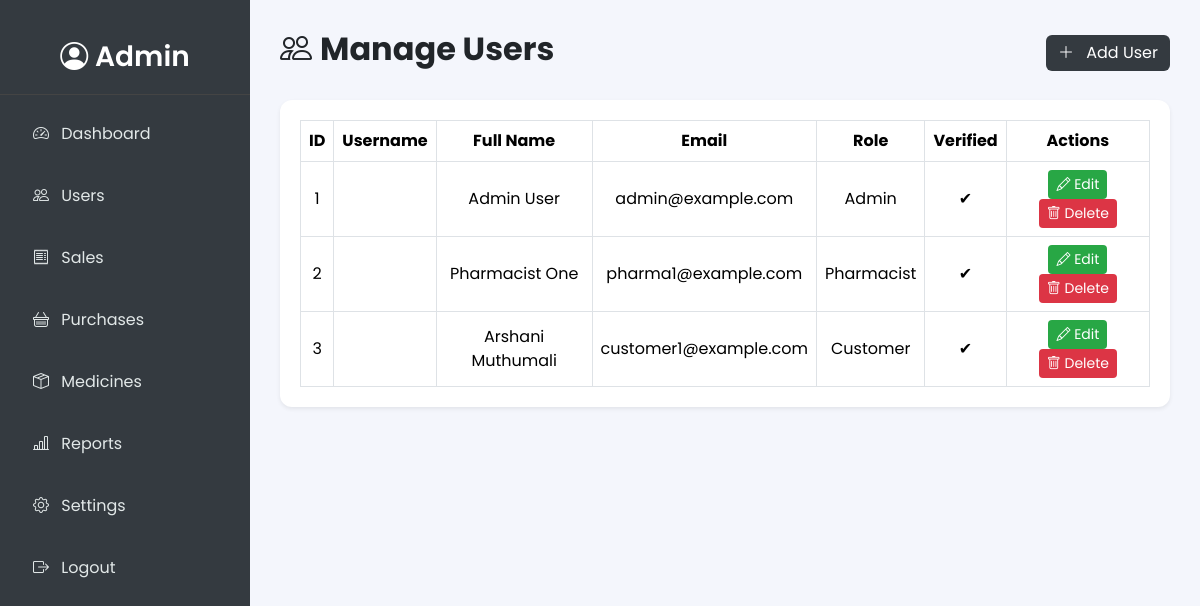
The page /users.php on the database its author committed.
### tables this page shows
CREATE TABLE IF NOT EXISTS users (
    user_id INT AUTO_INCREMENT PRIMARY KEY,
    username VARCHAR(50) NOT NULL UNIQUE,
    password VARCHAR(255) NOT NULL,
    full_name VARCHAR(100) NOT NULL,
    email VARCHAR(100) NOT NULL UNIQUE,
    role ENUM('Admin','Pharmacist','Customer') NOT NULL,
    is_verified TINYINT(1) DEFAULT 0,
    created_at TIMESTAMP DEFAULT CURRENT_TIMESTAMP
);

### users.php (the view, shortened to what this page needs)
<?php
include "connect.php";
$stmt = $conn->query("SELECT * FROM users ORDER BY user_id ASC");
$users = $stmt->fetchAll(PDO::FETCH_ASSOC);
?>
<!DOCTYPE html>
<html lang="en">
<head>
  <link href="https://cdn.jsdelivr.net/npm/bootstrap@5.3.2/dist/css/bootstrap.min.css" rel="stylesheet">
  <link href="https://cdn.jsdelivr.net/npm/bootstrap-icons@1.11.1/font/bootstrap-icons.css" rel="stylesheet">
</head>
<body>
<div class="sidebar">
  <h3><i class="bi bi-person-circle"></i> Admin</h3>
  <a href="Admin_dashboard.php"><i class="bi bi-speedometer2 me-2"></i> Dashboard</a>
  <a href="users.php"><i class="bi bi-people me-2"></i> Users</a>
  <a href="Admin_sales.php"><i class="bi bi-receipt me-2"></i> Sales</a>
  <a href="Admin_purchases.php"><i class="bi bi-basket me-2"></i> Purchases</a>
  <a href="Admin_medicines.php"><i class="bi bi-box-seam me-2"></i> Medicines</a>
  <a href="Admin_reports.php"><i class="bi bi-bar-chart-line me-2"></i> Reports</a>
  <a href="settings.php"><i class="bi bi-gear me-2"></i> Settings</a>
  <a href="home.php"><i class="bi bi-box-arrow-right me-2"></i> Logout</a>
</div>
<div class="content">
  <div class="d-flex justify-content-between align-items-center mb-4">
    <h2 class="fw-bold"><i class="bi bi-people me-2"></i>Manage Users</h2>
    <a href="add_user.php" class="btn btn-primary"><i class="bi bi-plus-lg me-2"></i> Add User</a>
  </div>
  <div class="card shadow-sm">
    <div class="table-responsive">
      <table class="table table-bordered table-hover text-center align-middle mb-0">
        <thead>
          <tr>
            <th>ID</th>
            <th>Username</th>
            <th>Full Name</th>
            <th>Email</th>
            <th>Role</th>
            <th>Verified</th>
            <th>Actions</th>
          </tr>
        </thead>
        <tbody>
          <?php if ($users): ?>
            <?php foreach ($users as $row): ?>
              <tr>
                <td><?= $row['user_id'] ?></td>
                <td><?= htmlspecialchars($row['user_name']) ?></td>
                <td><?= htmlspecialchars($row['full_name']) ?></td>
                <td><?= htmlspecialchars($row['email']) ?></td>
                <td><?= htmlspecialchars($row['role']) ?></td>
                <td><?= $row['is_verified'] ? "✔" : "❌" ?></td>
                <td>
                  <a href="edit_user.php?id=<?= $row['user_id'] ?>" class="btn btn-success btn-sm"><i class="bi bi-pencil"></i> Edit</a>
                  <a href="users.php?delete=<?= $row['user_id'] ?>" class="btn btn-danger btn-sm" onclick="return confirm('Delete this user?');"><i class="bi bi-trash"></i> Delete</a>
                </td>
              </tr>
            <?php endforeach; ?>
          <?php else: ?>
            <tr><td colspan="7" class="text-center text-muted">No users found</td></tr>
          <?php endif; ?>
        </tbody>
      </table>
    </div>
  </div>
</div>
</body>
</html>

### users.php (style rules this page uses)
body { font-family: 'Poppins', sans-serif; min-height: 100vh; display: flex; background-color: #f4f6fc; margin: 0; }
.sidebar { width: 250px; background-color: #343a40; color: #fff; display: flex; flex-direction: column; position: fixed; top: 0; bottom: 0; padding-top: 20px; }
.sidebar h3 { text-align: center; font-weight: 600; padding: 20px 0; border-bottom: 1px solid #444; }
.sidebar a { color: #e2e8e8ff; text-decoration: none; display: block; padding: 15px 25px; font-size: 1rem; margin: 4px 8px; border-radius: 8px; transition: background 0.3s, color 0.3s; }
.content { flex: 1; margin-left: 250px; padding: 30px; }
table th { background: #212529; color: #fff; }
.card { border-radius: 12px; border: none; padding: 20px; }
.btn-primary { background-color: #343a40; border: none; color: #fff; }
.btn-success { background-color: #28a745; border: none; }
.btn-danger { background-color: #dc3545; border: none; }

### rows shown on the page
users: user_id "1", full_name "Admin User", email "admin@example.com", role "Admin"
users: user_id "2", full_name "Pharmacist One", email "pharma1@example.com", role "Pharmacist"
users: user_id "3", full_name "Arshani Muthumali", email "customer1@example.com", role "Customer"
